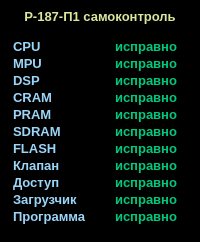
      <widget class="QWidget" name="selfcontrol_page">
       <property name="sizePolicy">
        <sizepolicy hsizetype="Preferred" vsizetype="Preferred">
         <horstretch>0</horstretch>
         <verstretch>0</verstretch>
        </sizepolicy>
       </property>
       <property name="styleSheet">
        <string notr="true">background: rgb(0, 0, 0)</string>
       </property>
       <layout class="QVBoxLayout" name="verticalLayout_16">
        <property name="spacing">
         <number>0</number>
        </property>
        <property name="sizeConstraint">
         <enum>QLayout::SetMaximumSize</enum>
        </property>
        <property name="leftMargin">
         <number>0</number>
        </property>
        <property name="topMargin">
         <number>0</number>
        </property>
        <property name="rightMargin">
         <number>0</number>
        </property>
        <property name="bottomMargin">
         <number>0</number>
        </property>
        <item>
         <widget class="QWidget" name="verticalWidget_2" native="true">
          <property name="sizePolicy">
           <sizepolicy hsizetype="Preferred" vsizetype="Preferred">
            <horstretch>0</horstretch>
            <verstretch>0</verstretch>
           </sizepolicy>
          </property>
          <property name="styleSheet">
           <string notr="true"/>
          </property>
          <layout class="QVBoxLayout" name="verticalLayout_3">
           <property name="sizeConstraint">
            <enum>QLayout::SetDefaultConstraint</enum>
           </property>
           <item>
            <widget class="QLabel" name="label_12">
             <property name="sizePolicy">
              <sizepolicy hsizetype="Expanding" vsizetype="Maximum">
               <horstretch>0</horstretch>
               <verstretch>0</verstretch>
              </sizepolicy>
             </property>
             <property name="font">
              <font>
               <pointsize>10</pointsize>
               <weight>75</weight>
               <bold>true</bold>
              </font>
             </property>
             <property name="styleSheet">
              <string notr="true">color: rgb(218, 231, 156)</string>
             </property>
             <property name="text">
              <string>Р-187-П1 самоконтроль</string>
             </property>
             <property name="alignment">
              <set>Qt::AlignCenter</set>
             </property>
            </widget>
           </item>
           <item>
            <widget class="QWidget" name="formWidget" native="true">
             <layout class="QFormLayout" name="formLayout">
              <property name="fieldGrowthPolicy">
               <enum>QFormLayout::AllNonFixedFieldsGrow</enum>
              </property>
              <property name="verticalSpacing">
               <number>2</number>
              </property>
              <property name="leftMargin">
               <number>4</number>
              </property>
              <property name="rightMargin">
               <number>14</number>
              </property>
              <item row="0" column="0">
               <widget class="QLabel" name="label_CPU">
                <property name="font">
                 <font>
                  <pointsize>10</pointsize>
                  <weight>75</weight>
                  <bold>true</bold>
                 </font>
                </property>
                <property name="styleSheet">
                 <string notr="true">color: rgb(155, 213, 248)</string>
                </property>
                <property name="text">
                 <string>CPU</string>
                </property>
               </widget>
              </item>
              <item row="0" column="1">
               <widget class="QLabel" name="label_CPU_r">
                <property name="font">
                 <font>
                  <pointsize>10</pointsize>
                  <weight>75</weight>
                  <bold>true</bold>
                 </font>
                </property>
                <property name="styleSheet">
                 <string notr="true">color: rgb(0, 201, 126)</string>
                </property>
                <property name="text">
                 <string>исправно</string>
                </property>
                <property name="alignment">
                 <set>Qt::AlignRight|Qt::AlignTrailing|Qt::AlignVCenter</set>
                </property>
               </widget>
              </item>
              <item row="1" column="0">
               <widget class="QLabel" name="label_MPU">
                <property name="font">
                 <font>
                  <pointsize>10</pointsize>
                  <weight>75</weight>
                  <bold>true</bold>
                 </font>
                </property>
                <property name="styleSheet">
                 <string notr="true">color: rgb(155, 213, 248)</string>
                </property>
                <property name="text">
                 <string>MPU</string>
                </property>
               </widget>
              </item>
              <item row="1" column="1">
               <widget class="QLabel" name="label_MPU_r">
                <property name="font">
                 <font>
                  <pointsize>10</pointsize>
                  <weight>75</weight>
                  <bold>true</bold>
                 </font>
                </property>
                <property name="styleSheet">
                 <string notr="true">color: rgb(0, 201, 126)</string>
                </property>
                <property name="text">
                 <string>исправно</string>
                </property>
                <property name="alignment">
                 <set>Qt::AlignRight|Qt::AlignTrailing|Qt::AlignVCenter</set>
                </property>
               </widget>
              </item>
              <item row="2" column="0">
               <widget class="QLabel" name="label_DSP">
                <property name="font">
                 <font>
                  <pointsize>10</pointsize>
                  <weight>75</weight>
                  <bold>true</bold>
                 </font>
                </property>
                <property name="styleSheet">
                 <string notr="true">color: rgb(155, 213, 248)</string>
                </property>
                <property name="text">
                 <string>DSP</string>
                </property>
               </widget>
              </item>
              <item row="2" column="1">
               <widget class="QLabel" name="label_DSP_r">
                <property name="font">
                 <font>
                  <pointsize>10</pointsize>
                  <weight>75</weight>
                  <bold>true</bold>
                 </font>
                </property>
                <property name="styleSheet">
                 <string notr="true">color: rgb(0, 201, 126)</string>
                </property>
                <property name="text">
                 <string>исправно</string>
                </property>
                <property name="alignment">
                 <set>Qt::AlignRight|Qt::AlignTrailing|Qt::AlignVCenter</set>
                </property>
               </widget>
              </item>
              <item row="3" column="0">
               <widget class="QLabel" name="label_CRAM">
                <property name="font">
                 <font>
                  <pointsize>10</pointsize>
                  <weight>75</weight>
                  <bold>true</bold>
                 </font>
                </property>
                <property name="styleSheet">
                 <string notr="true">color: rgb(155, 213, 248)</string>
                </property>
                <property name="text">
                 <string>CRAM</string>
                </property>
               </widget>
              </item>
              <item row="3" column="1">
               <widget class="QLabel" name="label_CRAM_r">
                <property name="font">
                 <font>
                  <pointsize>10</pointsize>
                  <weight>75</weight>
                  <bold>true</bold>
                 </font>
                </property>
                <property name="styleSheet">
                 <string notr="true">color: rgb(0, 201, 126)</string>
                </property>
                <property name="text">
                 <string>исправно</string>
                </property>
                <property name="alignment">
                 <set>Qt::AlignRight|Qt::AlignTrailing|Qt::AlignVCenter</set>
                </property>
               </widget>
              </item>
              <item row="4" column="0">
               <widget class="QLabel" name="label_PRAM">
                <property name="font">
                 <font>
                  <pointsize>10</pointsize>
                  <weight>75</weight>
                  <bold>true</bold>
                 </font>
                </property>
                <property name="styleSheet">
                 <string notr="true">color: rgb(155, 213, 248)</string>
                </property>
                <property name="text">
                 <string>PRAM</string>
                </property>
               </widget>
              </item>
              <item row="4" column="1">
               <widget class="QLabel" name="label_PRAM_r">
                <property name="font">
                 <font>
                  <pointsize>10</pointsize>
                  <weight>75</weight>
                  <bold>true</bold>
                 </font>
                </property>
                <property name="styleSheet">
                 <string notr="true">color: rgb(0, 201, 126)</string>
                </property>
                <property name="text">
                 <string>исправно</string>
                </property>
                <property name="alignment">
                 <set>Qt::AlignRight|Qt::AlignTrailing|Qt::AlignVCenter</set>
                </property>
               </widget>
              </item>
              <item row="5" column="0">
               <widget class="QLabel" name="label_SDRAM">
                <property name="font">
                 <font>
                  <pointsize>10</pointsize>
                  <weight>75</weight>
                  <bold>true</bold>
                 </font>
                </property>
                <property name="styleSheet">
                 <string notr="true">color: rgb(155, 213, 248)</string>
                </property>
                <property name="text">
                 <string>SDRAM</string>
                </property>
               </widget>
              </item>
              <item row="5" column="1">
               <widget class="QLabel" name="label_SDRAM_r">
                <property name="font">
                 <font>
                  <pointsize>10</pointsize>
                  <weight>75</weight>
                  <bold>true</bold>
                 </font>
                </property>
                <property name="styleSheet">
                 <string notr="true">color: rgb(0, 201, 126)</string>
                </property>
                <property name="text">
                 <string>исправно</string>
                </property>
                <property name="alignment">
                 <set>Qt::AlignRight|Qt::AlignTrailing|Qt::AlignVCenter</set>
                </property>
               </widget>
              </item>
              <item row="6" column="0">
               <widget class="QLabel" name="label_FLASH">
                <property name="font">
                 <font>
                  <pointsize>10</pointsize>
                  <weight>75</weight>
                  <bold>true</bold>
                 </font>
                </property>
                <property name="styleSheet">
                 <string notr="true">color: rgb(155, 213, 248)</string>
                </property>
                <property name="text">
                 <string>FLASH</string>
                </property>
               </widget>
              </item>
              <item row="6" column="1">
               <widget class="QLabel" name="label_FLASH_r">
                <property name="font">
                 <font>
                  <pointsize>10</pointsize>
                  <weight>75</weight>
                  <bold>true</bold>
                 </font>
                </property>
                <property name="styleSheet">
                 <string notr="true">color: rgb(0, 201, 126)</string>
                </property>
                <property name="text">
                 <string>исправно</string>
                </property>
                <property name="alignment">
                 <set>Qt::AlignRight|Qt::AlignTrailing|Qt::AlignVCenter</set>
                </property>
               </widget>
              </item>
              <item row="7" column="0">
               <widget class="QLabel" name="label_Klapan">
                <property name="font">
                 <font>
                  <pointsize>10</pointsize>
                  <weight>75</weight>
                  <bold>true</bold>
                 </font>
                </property>
                <property name="styleSheet">
                 <string notr="true">color: rgb(155, 213, 248)</string>
                </property>
                <property name="text">
                 <string>Клапан</string>
                </property>
               </widget>
              </item>
              <item row="7" column="1">
               <widget class="QLabel" name="label_Klapan_r">
                <property name="font">
                 <font>
                  <pointsize>10</pointsize>
                  <weight>75</weight>
                  <bold>true</bold>
                 </font>
                </property>
                <property name="styleSheet">
                 <string notr="true">color: rgb(0, 201, 126)</string>
                </property>
                <property name="text">
                 <string>исправно</string>
                </property>
                <property name="alignment">
                 <set>Qt::AlignRight|Qt::AlignTrailing|Qt::AlignVCenter</set>
                </property>
               </widget>
              </item>
              <item row="8" column="0">
               <widget class="QLabel" name="label_Dostup">
                <property name="font">
                 <font>
                  <pointsize>10</pointsize>
                  <weight>75</weight>
                  <bold>true</bold>
                 </font>
                </property>
                <property name="styleSheet">
                 <string notr="true">color: rgb(155, 213, 248)</string>
                </property>
                <property name="text">
                 <string>Доступ</string>
                </property>
               </widget>
              </item>
              <item row="8" column="1">
               <widget class="QLabel" name="label_Dostup_r">
                <property name="font">
                 <font>
                  <pointsize>10</pointsize>
                  <weight>75</weight>
                  <bold>true</bold>
                 </font>
                </property>
                <property name="styleSheet">
                 <string notr="true">color: rgb(0, 201, 126)</string>
                </property>
                <property name="text">
                 <string>исправно</string>
                </property>
                <property name="alignment">
                 <set>Qt::AlignRight|Qt::AlignTrailing|Qt::AlignVCenter</set>
                </property>
               </widget>
              </item>
              <item row="9" column="0">
               <widget class="QLabel" name="label_Zagruz4ik">
                <property name="font">
                 <font>
                  <pointsize>10</pointsize>
                  <weight>75</weight>
                  <bold>true</bold>
                 </font>
                </property>
                <property name="styleSheet">
                 <string notr="true">color: rgb(155, 213, 248)</string>
                </property>
                <property name="text">
                 <string>Загрузчик</string>
                </property>
               </widget>
              </item>
              <item row="9" column="1">
               <widget class="QLabel" name="label_Zagruz4ik_r">
                <property name="font">
                 <font>
                  <pointsize>10</pointsize>
                  <weight>75</weight>
                  <bold>true</bold>
                 </font>
                </property>
                <property name="styleSheet">
                 <string notr="true">color: rgb(0, 201, 126)</string>
                </property>
                <property name="text">
                 <string>исправно</string>
                </property>
                <property name="alignment">
                 <set>Qt::AlignRight|Qt::AlignTrailing|Qt::AlignVCenter</set>
                </property>
               </widget>
              </item>
              <item row="10" column="0">
               <widget class="QLabel" name="label_Program">
                <property name="font">
                 <font>
                  <pointsize>10</pointsize>
                  <weight>75</weight>
                  <bold>true</bold>
                 </font>
                </property>
                <property name="styleSheet">
                 <string notr="true">color: rgb(155, 213, 248)</string>
                </property>
                <property name="text">
                 <string>Программа</string>
                </property>
               </widget>
              </item>
              <item row="10" column="1">
               <widget class="QLabel" name="label_Program_r">
                <property name="font">
                 <font>
                  <pointsize>10</pointsize>
                  <weight>75</weight>
                  <bold>true</bold>
                 </font>
                </property>
                <property name="styleSheet">
                 <string notr="true">color: rgb(0, 201, 126)</string>
                </property>
                <property name="text">
                 <string>исправно</string>
                </property>
                <property name="alignment">
                 <set>Qt::AlignRight|Qt::AlignTrailing|Qt::AlignVCenter</set>
                </property>
               </widget>
              </item>
             </layout>
            </widget>
           </item>
          </layout>
         </widget>
        </item>
       </layout>
      </widget>
